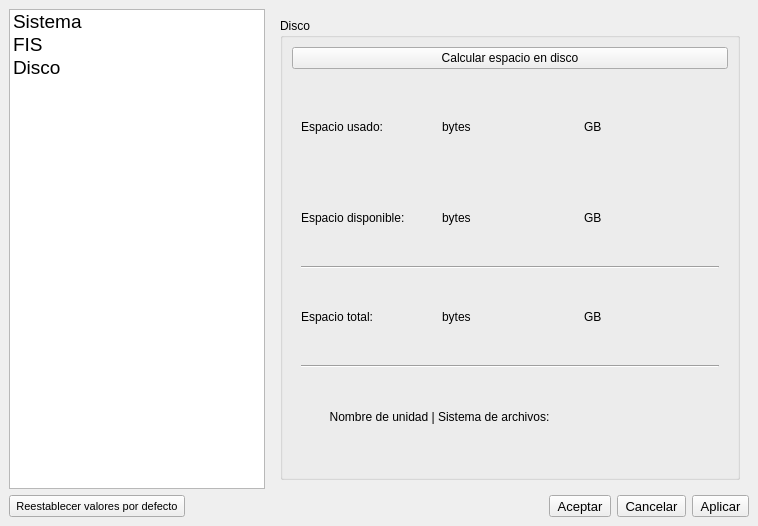
<?xml version="1.0" encoding="UTF-8"?>
<ui version="4.0">
 <class>SettingsWindow</class>
 <widget class="QMainWindow" name="SettingsWindow">
  <property name="windowModality">
   <enum>Qt::ApplicationModal</enum>
  </property>
  <property name="geometry">
   <rect>
    <x>0</x>
    <y>0</y>
    <width>758</width>
    <height>526</height>
   </rect>
  </property>
  <property name="windowTitle">
   <string>Configuración</string>
  </property>
  <widget class="QWidget" name="centralwidget">
   <layout class="QGridLayout" name="gridLayout">
    <item row="0" column="0">
     <widget class="QListWidget" name="listWidget_categories">
      <property name="sizePolicy">
       <sizepolicy hsizetype="Maximum" vsizetype="Expanding">
        <horstretch>0</horstretch>
        <verstretch>0</verstretch>
       </sizepolicy>
      </property>
      <property name="font">
       <font>
        <pointsize>14</pointsize>
       </font>
      </property>
      <item>
       <property name="text">
        <string>Sistema</string>
       </property>
      </item>
      <item>
       <property name="text">
        <string>FIS</string>
       </property>
      </item>
      <item>
       <property name="text">
        <string>Disco</string>
       </property>
      </item>
     </widget>
    </item>
    <item row="0" column="1">
     <widget class="QStackedWidget" name="stackedWidget_categories">
      <property name="sizePolicy">
       <sizepolicy hsizetype="Expanding" vsizetype="Preferred">
        <horstretch>0</horstretch>
        <verstretch>0</verstretch>
       </sizepolicy>
      </property>
      <property name="currentIndex">
       <number>2</number>
      </property>
      <widget class="QWidget" name="page_2">
       <layout class="QGridLayout" name="gridLayout_5">
        <item row="0" column="0">
         <widget class="QGroupBox" name="groupBox_2">
          <property name="title">
           <string>Sistema</string>
          </property>
          <layout class="QGridLayout" name="gridLayout_4">
           <item row="0" column="0" colspan="2">
            <layout class="QGridLayout" name="gridLayout_2">
             <item row="1" column="0">
              <widget class="QLabel" name="label_2">
               <property name="text">
                <string>Código de identificación del S.I.V:</string>
               </property>
              </widget>
             </item>
             <item row="0" column="1">
              <widget class="QSpinBox" name="input_maxBufferInspections">
               <property name="maximum">
                <number>50</number>
               </property>
               <property name="value">
                <number>10</number>
               </property>
              </widget>
             </item>
             <item row="0" column="0">
              <widget class="QLabel" name="label">
               <property name="text">
                <string>Máx. búfer de inspecciones:</string>
               </property>
              </widget>
             </item>
             <item row="1" column="1">
              <widget class="QLineEdit" name="input_machineID">
               <property name="text">
                <string>SIV_001</string>
               </property>
              </widget>
             </item>
             <item row="2" column="0">
              <widget class="QLabel" name="label_3">
               <property name="text">
                <string>Línea de funcionamiento:</string>
               </property>
              </widget>
             </item>
             <item row="3" column="0">
              <widget class="QLabel" name="label_4">
               <property name="text">
                <string>Tiempo de espera para inicio de sesión:</string>
               </property>
              </widget>
             </item>
             <item row="2" column="1">
              <widget class="QLineEdit" name="input_assemblyLineID">
               <property name="text">
                <string>L1</string>
               </property>
              </widget>
             </item>
             <item row="3" column="1">
              <widget class="QSpinBox" name="input_timeBetweenLogin">
               <property name="suffix">
                <string> minutos</string>
               </property>
               <property name="maximum">
                <number>60</number>
               </property>
               <property name="value">
                <number>3</number>
               </property>
              </widget>
             </item>
             <item row="4" column="1">
              <widget class="QToolButton" name="toolButton_cambiarIdioma">
               <property name="sizePolicy">
                <sizepolicy hsizetype="Minimum" vsizetype="Fixed">
                 <horstretch>0</horstretch>
                 <verstretch>0</verstretch>
                </sizepolicy>
               </property>
               <property name="text">
                <string>Cambiar idioma</string>
               </property>
              </widget>
             </item>
            </layout>
           </item>
          </layout>
         </widget>
        </item>
        <item row="1" column="0">
         <spacer name="verticalSpacer_2">
          <property name="orientation">
           <enum>Qt::Vertical</enum>
          </property>
          <property name="sizeHint" stdset="0">
           <size>
            <width>20</width>
            <height>40</height>
           </size>
          </property>
         </spacer>
        </item>
       </layout>
      </widget>
      <widget class="QWidget" name="page_3">
       <layout class="QGridLayout" name="gridLayout_6">
        <item row="0" column="0">
         <widget class="QGroupBox" name="groupBox_3">
          <property name="title">
           <string>FIS</string>
          </property>
          <layout class="QGridLayout" name="gridLayout_7">
           <item row="2" column="0">
            <widget class="QPushButton" name="pushButton_probarConexion">
             <property name="text">
              <string>Probar conexión</string>
             </property>
            </widget>
           </item>
           <item row="3" column="0">
            <widget class="QProgressBar" name="progressBar">
             <property name="font">
              <font>
               <pointsize>12</pointsize>
               <weight>75</weight>
               <bold>true</bold>
              </font>
             </property>
             <property name="value">
              <number>0</number>
             </property>
             <property name="alignment">
              <set>Qt::AlignCenter</set>
             </property>
            </widget>
           </item>
           <item row="0" column="0">
            <layout class="QGridLayout" name="gridLayout_3">
             <item row="0" column="0">
              <widget class="QLabel" name="label_5">
               <property name="text">
                <string>URL del webservice:</string>
               </property>
              </widget>
             </item>
             <item row="0" column="1">
              <widget class="QPlainTextEdit" name="input_URLwebservice"/>
             </item>
            </layout>
           </item>
           <item row="1" column="0">
            <spacer name="verticalSpacer">
             <property name="orientation">
              <enum>Qt::Vertical</enum>
             </property>
             <property name="sizeHint" stdset="0">
              <size>
               <width>20</width>
               <height>40</height>
              </size>
             </property>
            </spacer>
           </item>
          </layout>
         </widget>
        </item>
       </layout>
      </widget>
      <widget class="QWidget" name="page">
       <layout class="QGridLayout" name="gridLayout_8">
        <item row="0" column="0">
         <widget class="QGroupBox" name="groupBox">
          <property name="title">
           <string>Disco</string>
          </property>
          <layout class="QGridLayout" name="gridLayout_9">
           <item row="0" column="0">
            <widget class="QPushButton" name="pushButton_calcularEspacioEnDisco">
             <property name="text">
              <string>Calcular espacio en disco</string>
             </property>
            </widget>
           </item>
           <item row="1" column="0">
            <widget class="QWidget" name="widget_diskSpace" native="true">
             <layout class="QVBoxLayout" name="verticalLayout">
              <item>
               <layout class="QGridLayout" name="layoutSpace">
                <item row="4" column="1">
                 <widget class="QLabel" name="label_totalBytes">
                  <property name="text">
                   <string>bytes</string>
                  </property>
                 </widget>
                </item>
                <item row="4" column="2">
                 <widget class="QLabel" name="label_totalGB">
                  <property name="text">
                   <string>GB</string>
                  </property>
                 </widget>
                </item>
                <item row="1" column="2">
                 <widget class="QLabel" name="label_freeGB">
                  <property name="text">
                   <string>GB</string>
                  </property>
                 </widget>
                </item>
                <item row="1" column="1">
                 <widget class="QLabel" name="label_freeBytes">
                  <property name="text">
                   <string>bytes</string>
                  </property>
                 </widget>
                </item>
                <item row="4" column="0">
                 <widget class="QLabel" name="label_13">
                  <property name="text">
                   <string>Espacio total:</string>
                  </property>
                 </widget>
                </item>
                <item row="0" column="2">
                 <widget class="QLabel" name="label_usedGB">
                  <property name="text">
                   <string>GB</string>
                  </property>
                 </widget>
                </item>
                <item row="0" column="1">
                 <widget class="QLabel" name="label_usedBytes">
                  <property name="text">
                   <string>bytes</string>
                  </property>
                 </widget>
                </item>
                <item row="1" column="0">
                 <widget class="QLabel" name="label_9">
                  <property name="text">
                   <string>Espacio disponible:</string>
                  </property>
                 </widget>
                </item>
                <item row="0" column="0">
                 <widget class="QLabel" name="label_6">
                  <property name="text">
                   <string>Espacio usado:</string>
                  </property>
                 </widget>
                </item>
                <item row="2" column="0" colspan="3">
                 <widget class="Line" name="line">
                  <property name="orientation">
                   <enum>Qt::Horizontal</enum>
                  </property>
                 </widget>
                </item>
                <item row="5" column="0" colspan="3">
                 <widget class="Line" name="line_2">
                  <property name="orientation">
                   <enum>Qt::Horizontal</enum>
                  </property>
                 </widget>
                </item>
                <item row="6" column="0" colspan="2">
                 <widget class="QLabel" name="label_diskInfo">
                  <property name="text">
                   <string>Nombre de unidad | Sistema de archivos:</string>
                  </property>
                  <property name="alignment">
                   <set>Qt::AlignCenter</set>
                  </property>
                 </widget>
                </item>
                <item row="6" column="2">
                 <widget class="QLabel" name="label_diskInfo_value">
                  <property name="text">
                   <string/>
                  </property>
                 </widget>
                </item>
               </layout>
              </item>
              <item>
               <layout class="QVBoxLayout" name="layout_diskSpace">
                <property name="sizeConstraint">
                 <enum>QLayout::SetMaximumSize</enum>
                </property>
               </layout>
              </item>
             </layout>
            </widget>
           </item>
          </layout>
         </widget>
        </item>
       </layout>
      </widget>
     </widget>
    </item>
    <item row="1" column="0" colspan="2">
     <layout class="QHBoxLayout" name="horizontalLayout">
      <item>
       <widget class="QToolButton" name="toolButton_valoresDefecto">
        <property name="sizePolicy">
         <sizepolicy hsizetype="Minimum" vsizetype="Minimum">
          <horstretch>0</horstretch>
          <verstretch>0</verstretch>
         </sizepolicy>
        </property>
        <property name="font">
         <font>
          <pointsize>8</pointsize>
         </font>
        </property>
        <property name="text">
         <string>Reestablecer valores por defecto</string>
        </property>
       </widget>
      </item>
      <item>
       <spacer name="horizontalSpacer">
        <property name="orientation">
         <enum>Qt::Horizontal</enum>
        </property>
        <property name="sizeHint" stdset="0">
         <size>
          <width>40</width>
          <height>20</height>
         </size>
        </property>
       </spacer>
      </item>
      <item>
       <widget class="QToolButton" name="toolButton_aceptar">
        <property name="sizePolicy">
         <sizepolicy hsizetype="Minimum" vsizetype="Minimum">
          <horstretch>0</horstretch>
          <verstretch>0</verstretch>
         </sizepolicy>
        </property>
        <property name="font">
         <font>
          <pointsize>10</pointsize>
         </font>
        </property>
        <property name="text">
         <string>Aceptar</string>
        </property>
       </widget>
      </item>
      <item>
       <widget class="QToolButton" name="toolButton_cancelar">
        <property name="sizePolicy">
         <sizepolicy hsizetype="Minimum" vsizetype="Minimum">
          <horstretch>0</horstretch>
          <verstretch>0</verstretch>
         </sizepolicy>
        </property>
        <property name="font">
         <font>
          <pointsize>10</pointsize>
         </font>
        </property>
        <property name="text">
         <string>Cancelar</string>
        </property>
       </widget>
      </item>
      <item>
       <widget class="QToolButton" name="toolButton_aplicar">
        <property name="sizePolicy">
         <sizepolicy hsizetype="Minimum" vsizetype="Minimum">
          <horstretch>0</horstretch>
          <verstretch>0</verstretch>
         </sizepolicy>
        </property>
        <property name="font">
         <font>
          <pointsize>10</pointsize>
         </font>
        </property>
        <property name="text">
         <string>Aplicar</string>
        </property>
       </widget>
      </item>
     </layout>
    </item>
   </layout>
  </widget>
 </widget>
 <resources/>
 <connections/>
</ui>
